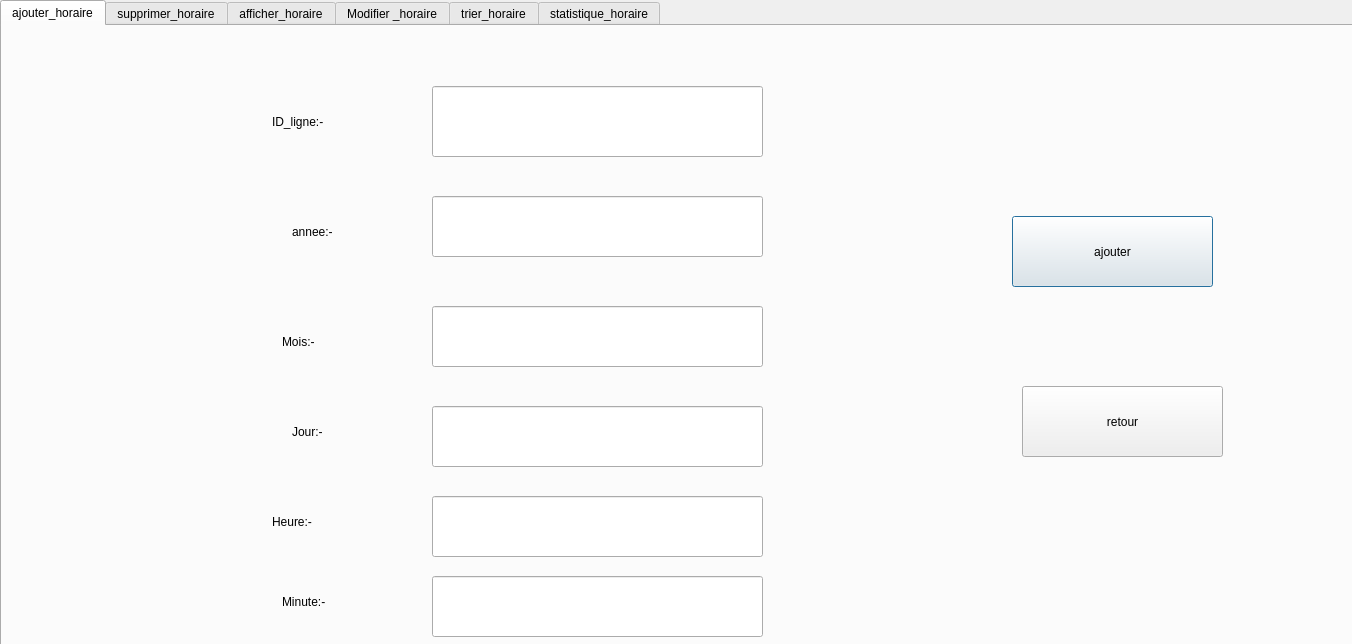
<?xml version="1.0" encoding="UTF-8"?>
<ui version="4.0">
 <class>horaire</class>
 <widget class="QDialog" name="horaire">
  <property name="geometry">
   <rect>
    <x>0</x>
    <y>0</y>
    <width>1352</width>
    <height>644</height>
   </rect>
  </property>
  <property name="windowTitle">
   <string>Dialog</string>
  </property>
  <widget class="QTabWidget" name="tabWidget">
   <property name="geometry">
    <rect>
     <x>0</x>
     <y>0</y>
     <width>1381</width>
     <height>651</height>
    </rect>
   </property>
   <property name="currentIndex">
    <number>0</number>
   </property>
   <widget class="QWidget" name="tab">
    <attribute name="title">
     <string>ajouter_horaire</string>
    </attribute>
    <widget class="QLineEdit" name="lineEdit">
     <property name="geometry">
      <rect>
       <x>430</x>
       <y>60</y>
       <width>331</width>
       <height>71</height>
      </rect>
     </property>
    </widget>
    <widget class="QLineEdit" name="lineEdit_2">
     <property name="geometry">
      <rect>
       <x>430</x>
       <y>170</y>
       <width>331</width>
       <height>61</height>
      </rect>
     </property>
    </widget>
    <widget class="QLineEdit" name="lineEdit_3">
     <property name="geometry">
      <rect>
       <x>430</x>
       <y>280</y>
       <width>331</width>
       <height>61</height>
      </rect>
     </property>
    </widget>
    <widget class="QLineEdit" name="lineEdit_4">
     <property name="geometry">
      <rect>
       <x>430</x>
       <y>380</y>
       <width>331</width>
       <height>61</height>
      </rect>
     </property>
    </widget>
    <widget class="QLineEdit" name="lineEdit_5">
     <property name="geometry">
      <rect>
       <x>430</x>
       <y>470</y>
       <width>331</width>
       <height>61</height>
      </rect>
     </property>
    </widget>
    <widget class="QLabel" name="label">
     <property name="geometry">
      <rect>
       <x>270</x>
       <y>60</y>
       <width>161</width>
       <height>71</height>
      </rect>
     </property>
     <property name="text">
      <string>ID_ligne:-</string>
     </property>
    </widget>
    <widget class="QLabel" name="label_2">
     <property name="geometry">
      <rect>
       <x>290</x>
       <y>170</y>
       <width>161</width>
       <height>71</height>
      </rect>
     </property>
     <property name="text">
      <string>annee:-</string>
     </property>
    </widget>
    <widget class="QLabel" name="label_3">
     <property name="geometry">
      <rect>
       <x>280</x>
       <y>280</y>
       <width>161</width>
       <height>71</height>
      </rect>
     </property>
     <property name="text">
      <string>Mois:-</string>
     </property>
    </widget>
    <widget class="QLabel" name="label_4">
     <property name="geometry">
      <rect>
       <x>290</x>
       <y>370</y>
       <width>161</width>
       <height>71</height>
      </rect>
     </property>
     <property name="text">
      <string>Jour:-</string>
     </property>
    </widget>
    <widget class="QLabel" name="label_5">
     <property name="geometry">
      <rect>
       <x>270</x>
       <y>460</y>
       <width>161</width>
       <height>71</height>
      </rect>
     </property>
     <property name="text">
      <string>Heure:-</string>
     </property>
    </widget>
    <widget class="QLineEdit" name="lineEdit_6">
     <property name="geometry">
      <rect>
       <x>430</x>
       <y>550</y>
       <width>331</width>
       <height>61</height>
      </rect>
     </property>
    </widget>
    <widget class="QLabel" name="label_6">
     <property name="geometry">
      <rect>
       <x>280</x>
       <y>540</y>
       <width>161</width>
       <height>71</height>
      </rect>
     </property>
     <property name="text">
      <string>Minute:-</string>
     </property>
    </widget>
    <widget class="QPushButton" name="pushButton">
     <property name="geometry">
      <rect>
       <x>1010</x>
       <y>190</y>
       <width>201</width>
       <height>71</height>
      </rect>
     </property>
     <property name="text">
      <string>ajouter</string>
     </property>
    </widget>
    <widget class="QPushButton" name="pushButton_2">
     <property name="geometry">
      <rect>
       <x>1020</x>
       <y>360</y>
       <width>201</width>
       <height>71</height>
      </rect>
     </property>
     <property name="text">
      <string>retour</string>
     </property>
    </widget>
    <widget class="QLabel" name="label_11">
     <property name="geometry">
      <rect>
       <x>0</x>
       <y>0</y>
       <width>1341</width>
       <height>621</height>
      </rect>
     </property>
     <property name="text">
      <string/>
     </property>
     <property name="pixmap">
      <pixmap>../../Desktop/Malek-01.png</pixmap>
     </property>
    </widget>
    <zorder>label_11</zorder>
    <zorder>lineEdit</zorder>
    <zorder>lineEdit_2</zorder>
    <zorder>lineEdit_3</zorder>
    <zorder>lineEdit_4</zorder>
    <zorder>lineEdit_5</zorder>
    <zorder>label</zorder>
    <zorder>label_2</zorder>
    <zorder>label_3</zorder>
    <zorder>label_4</zorder>
    <zorder>label_5</zorder>
    <zorder>lineEdit_6</zorder>
    <zorder>label_6</zorder>
    <zorder>pushButton</zorder>
    <zorder>pushButton_2</zorder>
   </widget>
   <widget class="QWidget" name="tab_2">
    <attribute name="title">
     <string>supprimer_horaire</string>
    </attribute>
    <widget class="QPushButton" name="pushButton_3">
     <property name="geometry">
      <rect>
       <x>920</x>
       <y>200</y>
       <width>201</width>
       <height>71</height>
      </rect>
     </property>
     <property name="text">
      <string>supprimer</string>
     </property>
    </widget>
    <widget class="QPushButton" name="pushButton_4">
     <property name="geometry">
      <rect>
       <x>930</x>
       <y>370</y>
       <width>201</width>
       <height>71</height>
      </rect>
     </property>
     <property name="text">
      <string>retour</string>
     </property>
    </widget>
    <widget class="QLineEdit" name="lineEdit_8">
     <property name="geometry">
      <rect>
       <x>320</x>
       <y>260</y>
       <width>331</width>
       <height>71</height>
      </rect>
     </property>
    </widget>
    <widget class="QLabel" name="label_8">
     <property name="geometry">
      <rect>
       <x>160</x>
       <y>260</y>
       <width>161</width>
       <height>71</height>
      </rect>
     </property>
     <property name="text">
      <string>ID_ligne:-</string>
     </property>
    </widget>
    <widget class="QLabel" name="label_12">
     <property name="geometry">
      <rect>
       <x>20</x>
       <y>0</y>
       <width>1341</width>
       <height>621</height>
      </rect>
     </property>
     <property name="text">
      <string/>
     </property>
     <property name="pixmap">
      <pixmap>../../Desktop/Malek-01.png</pixmap>
     </property>
    </widget>
    <zorder>label_12</zorder>
    <zorder>pushButton_3</zorder>
    <zorder>pushButton_4</zorder>
    <zorder>lineEdit_8</zorder>
    <zorder>label_8</zorder>
   </widget>
   <widget class="QWidget" name="tab_3">
    <attribute name="title">
     <string>afficher_horaire</string>
    </attribute>
    <widget class="QTableView" name="tableView">
     <property name="geometry">
      <rect>
       <x>40</x>
       <y>30</y>
       <width>731</width>
       <height>461</height>
      </rect>
     </property>
    </widget>
    <widget class="QPushButton" name="pushButton_5">
     <property name="geometry">
      <rect>
       <x>980</x>
       <y>310</y>
       <width>201</width>
       <height>71</height>
      </rect>
     </property>
     <property name="text">
      <string>retour</string>
     </property>
    </widget>
    <widget class="QPushButton" name="pushButton_6">
     <property name="geometry">
      <rect>
       <x>970</x>
       <y>140</y>
       <width>201</width>
       <height>71</height>
      </rect>
     </property>
     <property name="text">
      <string>afficher</string>
     </property>
    </widget>
    <widget class="QPushButton" name="pushButton_11">
     <property name="geometry">
      <rect>
       <x>990</x>
       <y>430</y>
       <width>201</width>
       <height>71</height>
      </rect>
     </property>
     <property name="text">
      <string>statistique</string>
     </property>
    </widget>
    <widget class="QLabel" name="label_10">
     <property name="geometry">
      <rect>
       <x>4</x>
       <y>-5</y>
       <width>1341</width>
       <height>621</height>
      </rect>
     </property>
     <property name="text">
      <string/>
     </property>
     <property name="pixmap">
      <pixmap>../../Desktop/Malek-01.png</pixmap>
     </property>
    </widget>
    <zorder>label_10</zorder>
    <zorder>tableView</zorder>
    <zorder>pushButton_5</zorder>
    <zorder>pushButton_6</zorder>
    <zorder>pushButton_11</zorder>
   </widget>
   <widget class="QWidget" name="tab_4">
    <attribute name="title">
     <string>Modifier _horaire</string>
    </attribute>
    <widget class="QLabel" name="label_7">
     <property name="geometry">
      <rect>
       <x>200</x>
       <y>460</y>
       <width>161</width>
       <height>71</height>
      </rect>
     </property>
     <property name="text">
      <string>Heure:-</string>
     </property>
    </widget>
    <widget class="QLineEdit" name="lineEdit_7">
     <property name="geometry">
      <rect>
       <x>360</x>
       <y>60</y>
       <width>331</width>
       <height>71</height>
      </rect>
     </property>
    </widget>
    <widget class="QLabel" name="label_9">
     <property name="geometry">
      <rect>
       <x>200</x>
       <y>60</y>
       <width>161</width>
       <height>71</height>
      </rect>
     </property>
     <property name="text">
      <string>ID_ligne:-</string>
     </property>
    </widget>
    <widget class="QPushButton" name="pushButton_7">
     <property name="geometry">
      <rect>
       <x>940</x>
       <y>190</y>
       <width>201</width>
       <height>71</height>
      </rect>
     </property>
     <property name="text">
      <string>Modifier</string>
     </property>
    </widget>
    <widget class="QLineEdit" name="lineEdit_9">
     <property name="geometry">
      <rect>
       <x>360</x>
       <y>470</y>
       <width>331</width>
       <height>61</height>
      </rect>
     </property>
    </widget>
    <widget class="QPushButton" name="pushButton_8">
     <property name="geometry">
      <rect>
       <x>950</x>
       <y>360</y>
       <width>201</width>
       <height>71</height>
      </rect>
     </property>
     <property name="text">
      <string>retour</string>
     </property>
    </widget>
    <widget class="QLabel" name="label_13">
     <property name="geometry">
      <rect>
       <x>10</x>
       <y>10</y>
       <width>1341</width>
       <height>621</height>
      </rect>
     </property>
     <property name="text">
      <string/>
     </property>
     <property name="pixmap">
      <pixmap>../../Desktop/Malek-01.png</pixmap>
     </property>
    </widget>
    <zorder>label_13</zorder>
    <zorder>label_7</zorder>
    <zorder>lineEdit_7</zorder>
    <zorder>label_9</zorder>
    <zorder>pushButton_7</zorder>
    <zorder>lineEdit_9</zorder>
    <zorder>pushButton_8</zorder>
   </widget>
   <widget class="QWidget" name="tab_5">
    <attribute name="title">
     <string>trier_horaire</string>
    </attribute>
    <widget class="QPushButton" name="pushButton_9">
     <property name="geometry">
      <rect>
       <x>950</x>
       <y>140</y>
       <width>201</width>
       <height>71</height>
      </rect>
     </property>
     <property name="text">
      <string>afficher trie</string>
     </property>
    </widget>
    <widget class="QPushButton" name="pushButton_10">
     <property name="geometry">
      <rect>
       <x>960</x>
       <y>310</y>
       <width>201</width>
       <height>71</height>
      </rect>
     </property>
     <property name="text">
      <string>retour</string>
     </property>
    </widget>
    <widget class="QTableView" name="tableView_2">
     <property name="geometry">
      <rect>
       <x>20</x>
       <y>30</y>
       <width>731</width>
       <height>461</height>
      </rect>
     </property>
    </widget>
    <widget class="QLabel" name="label_16">
     <property name="geometry">
      <rect>
       <x>0</x>
       <y>0</y>
       <width>1341</width>
       <height>621</height>
      </rect>
     </property>
     <property name="text">
      <string/>
     </property>
     <property name="pixmap">
      <pixmap>../../Desktop/Malek-01.png</pixmap>
     </property>
    </widget>
    <zorder>label_16</zorder>
    <zorder>pushButton_9</zorder>
    <zorder>pushButton_10</zorder>
    <zorder>tableView_2</zorder>
   </widget>
   <widget class="QWidget" name="tab_6">
    <attribute name="title">
     <string>statistique_horaire</string>
    </attribute>
    <widget class="QLabel" name="label_15">
     <property name="geometry">
      <rect>
       <x>20</x>
       <y>0</y>
       <width>1341</width>
       <height>621</height>
      </rect>
     </property>
     <property name="text">
      <string/>
     </property>
     <property name="pixmap">
      <pixmap>../../Desktop/Malek-01.png</pixmap>
     </property>
    </widget>
   </widget>
  </widget>
  <widget class="QLabel" name="label_14">
   <property name="geometry">
    <rect>
     <x>20</x>
     <y>20</y>
     <width>1341</width>
     <height>621</height>
    </rect>
   </property>
   <property name="text">
    <string/>
   </property>
   <property name="pixmap">
    <pixmap>../../Desktop/Malek-01.png</pixmap>
   </property>
  </widget>
  <zorder>label_14</zorder>
  <zorder>tabWidget</zorder>
 </widget>
 <resources/>
 <connections/>
</ui>
